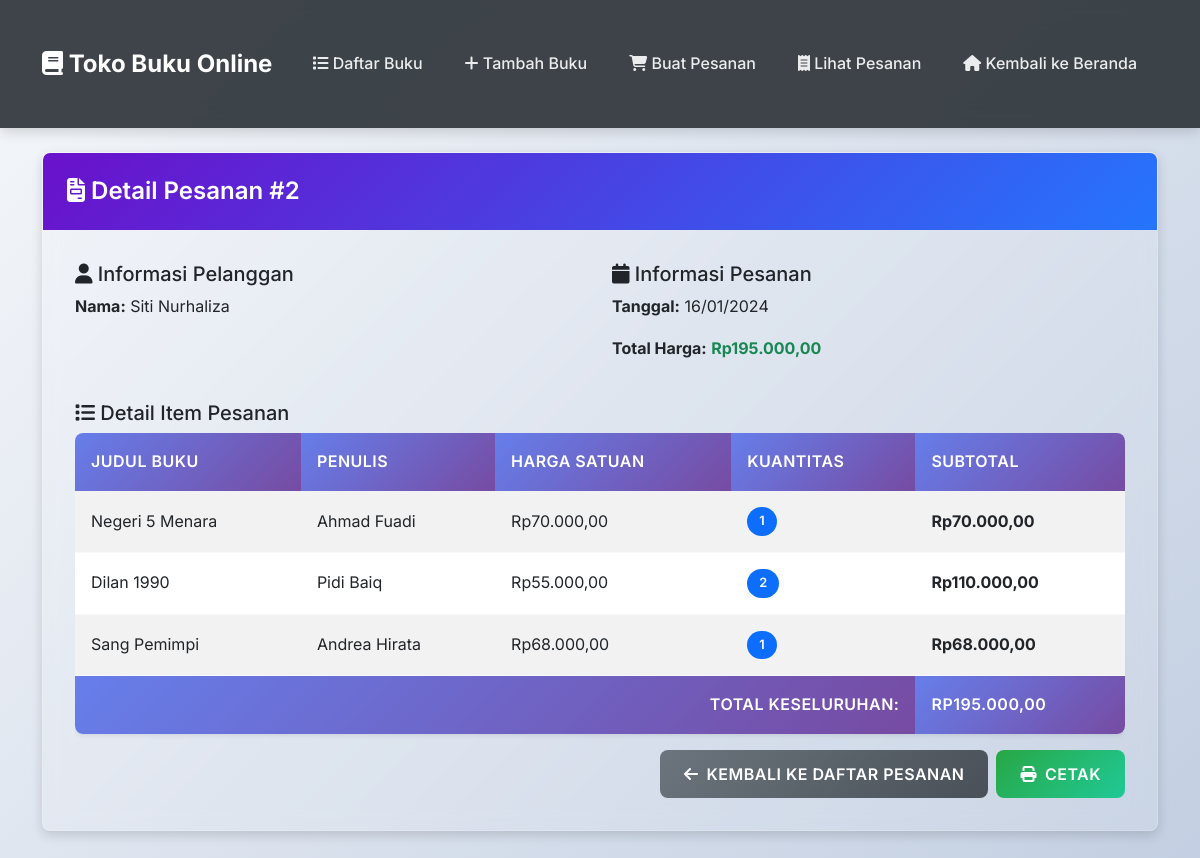
The page /detail_pesanan.php?id=2 on the database its author committed.
### tables this page shows
CREATE TABLE IF NOT EXISTS Pesanan (
    ID INT AUTO_INCREMENT PRIMARY KEY,
    Tanggal_Pesanan DATE NOT NULL,
    Pelanggan_ID INT NOT NULL,
    Total_Harga DECIMAL(10,2) DEFAULT 0,
    FOREIGN KEY (Pelanggan_ID) REFERENCES Pelanggan(ID) ON DELETE CASCADE
);

CREATE TABLE IF NOT EXISTS Pelanggan (
    ID INT AUTO_INCREMENT PRIMARY KEY,
    Nama VARCHAR(255) NOT NULL,
    Email VARCHAR(255) UNIQUE,
    Alamat TEXT,
    Telepon VARCHAR(20)
);

CREATE TABLE IF NOT EXISTS Detail_Pesanan (
    ID INT AUTO_INCREMENT PRIMARY KEY,
    Pesanan_ID INT NOT NULL,
    Buku_ID INT NOT NULL,
    Kuantitas INT NOT NULL,
    Harga_Per_Satuan DECIMAL(10,2) NOT NULL,
    FOREIGN KEY (Pesanan_ID) REFERENCES Pesanan(ID) ON DELETE CASCADE,
    FOREIGN KEY (Buku_ID) REFERENCES Buku(ID) ON DELETE CASCADE
);

CREATE TABLE IF NOT EXISTS Buku (
    ID INT AUTO_INCREMENT PRIMARY KEY,
    Judul VARCHAR(255) NOT NULL,
    Penulis VARCHAR(255) NOT NULL,
    Tahun_Terbit INT NOT NULL,
    Harga DECIMAL(10,2) NOT NULL,
    stok INT DEFAULT 0
);

### detail_pesanan.php (the view, shortened to what this page needs)
<?php
include 'koneksi_db.php';
$pesanan_id = $_GET['id'] ?? 0;
$query_pesanan = "
    SELECT Pesanan.ID, Pesanan.Tanggal_Pesanan, Pesanan.Total_Harga, Pelanggan.Nama
    FROM Pesanan
    JOIN Pelanggan ON Pesanan.Pelanggan_ID = Pelanggan.ID
    WHERE Pesanan.ID = ?
";
$stmt = $conn->prepare($query_pesanan);
$stmt->bind_param("i", $pesanan_id);
$stmt->execute();
$pesanan = $stmt->get_result()->fetch_assoc();
$query_detail = "
    SELECT Detail_Pesanan.*, Buku.Judul, Buku.Penulis
    FROM Detail_Pesanan
    JOIN Buku ON Detail_Pesanan.Buku_ID = Buku.ID
    WHERE Detail_Pesanan.Pesanan_ID = ?
";
$stmt = $conn->prepare($query_detail);
$stmt->bind_param("i", $pesanan_id);
$stmt->execute();
$detail_result = $stmt->get_result();
?>
<!DOCTYPE html>
<html lang="en">
<head>
    <link href="https://cdn.jsdelivr.net/npm/bootstrap@5.3.0/dist/css/bootstrap.min.css" rel="stylesheet">
    <link rel="stylesheet" href="https://cdnjs.cloudflare.com/ajax/libs/font-awesome/6.4.0/css/all.min.css">
    <link rel="stylesheet" href="styles.css">
</head>
<body>
    <?php include 'nav.php'; ?>
    <div class="container mt-4">
        <div class="row">
            <div class="col-12">
                <div class="card fade-in glass-effect">
                    <div class="card-header">
                        <h2 class="mb-0">
                            <i class="fas fa-file-invoice"></i> Detail Pesanan #<?= $pesanan['ID'] ?>
                        </h2>
                    </div>
                    <div class="card-body">
                        <div class="row mb-4">
                            <div class="col-md-6">
                                <h5><i class="fas fa-user"></i> Informasi Pelanggan</h5>
                                <p><strong>Nama:</strong> <?= htmlspecialchars($pesanan['Nama']) ?></p>
                            </div>
                            <div class="col-md-6">
                                <h5><i class="fas fa-calendar"></i> Informasi Pesanan</h5>
                                <p><strong>Tanggal:</strong>
                                    <?= date('d/m/Y', strtotime($pesanan['Tanggal_Pesanan'])) ?></p>
                                <p><strong>Total Harga:</strong>
                                    <span class="text-success fw-bold">
                                        Rp<?= number_format($pesanan['Total_Harga'], 2, ',', '.') ?>
                                    </span>
                                </p>
                            </div>
                        </div>
                        <h5><i class="fas fa-list"></i> Detail Item Pesanan</h5>
                        <div class="table-responsive">
                            <table class="table table-striped">
                                <thead>
                                    <tr>
                                        <th>Judul Buku</th>
                                        <th>Penulis</th>
                                        <th>Harga Satuan</th>
                                        <th>Kuantitas</th>
                                        <th>Subtotal</th>
                                    </tr>
                                </thead>
                                <tbody>
                                    <?php while ($detail = $detail_result->fetch_assoc()): ?>
                                        <tr>
                                            <td><?= htmlspecialchars($detail['Judul']) ?></td>
                                            <td><?= htmlspecialchars($detail['Penulis']) ?></td>
                                            <td>Rp<?= number_format($detail['Harga_Per_Satuan'], 2, ',', '.') ?></td>
                                            <td>
                                                <span class="badge bg-primary"><?= $detail['Kuantitas'] ?></span>
                                            </td>
                                            <td>
                                                <strong>
                                                    Rp<?= number_format($detail['Harga_Per_Satuan'] * $detail['Kuantitas'], 2, ',', '.') ?>
                                                </strong>
                                            </td>
                                        </tr>
                                    <?php endwhile; ?>
                                </tbody>
                                <tfoot>
                                    <tr class="table-success">
                                        <th colspan="4" class="text-end">Total Keseluruhan:</th>
                                        <th>Rp<?= number_format($pesanan['Total_Harga'], 2, ',', '.') ?></th>
                                    </tr>
                                </tfoot>
                            </table>
                        </div>
                        <div class="d-grid gap-2 d-md-flex justify-content-md-end">
                            <a href="lihat_transaksi.php" class="btn btn-secondary">
                                <i class="fas fa-arrow-left"></i> Kembali ke Daftar Pesanan
                            </a>
                            <button onclick="window.print()" class="btn btn-success">
                                <i class="fas fa-print"></i> Cetak
                            </button>
                        </div>
                    </div>
                </div>
            </div>
        </div>
    </div>
</body>
</html>

### styles.css (style rules this page uses)
:root { --primary-color: #2575fc; --secondary-color: #6a11cb; --success-color: #28a745; --warning-color: #ffc107; --danger-color: #dc3545; --info-color: #17a2b8; --dark-color: #343a40; --light-color: #f8f9fa; --gradient-primary: linear-gradient(135deg, #6a11cb 0%, #2575fc 100%); --gradient-secondary: linear-gradient(135deg, #667eea 0%, #764ba2 100%); --shadow-sm: 0 0.125rem 0.25rem rgba(0, 0, 0, 0.075); --shadow-md: 0 0.25rem 0.75rem rgba(0, 0, 0, 0.15); --shadow-lg: 0 0.5rem 1rem rgba(0, 0, 0, 0.25); --border-radius: 8px; --transition: all 0.3s ease; }
* { margin: 0; padding: 0; box-sizing: border-box; }
body { font-family: 'Inter', 'Segoe UI', Tahoma, Geneva, Verdana, sans-serif; line-height: 1.6; color: #333; background: linear-gradient(135deg, #f5f7fa 0%, #c3cfe2 100%); min-height: 100vh; }
.container { margin-top: 2rem; margin-bottom: 2rem; }
.card { border: none; border-radius: var(--border-radius); box-shadow: var(--shadow-md); transition: var(--transition); overflow: hidden; background: white; }
.card-header { background: var(--gradient-primary); border: none; padding: 1.5rem; color: white; }
.card-header h2 { margin: 0; font-weight: 600; font-size: 1.5rem; }
.card-body { padding: 2rem; }
.btn { border-radius: var(--border-radius); padding: 12px 24px; font-weight: 600; text-transform: uppercase; letter-spacing: 0.5px; transition: var(--transition); border: none; cursor: pointer; display: inline-flex; align-items: center; gap: 8px; }
.btn-success { background: linear-gradient(135deg, #28a745 0%, #20c997 100%); color: white; }
.btn-secondary { background: linear-gradient(135deg, #6c757d 0%, #495057 100%); color: white; }
.table { background: white; border-radius: var(--border-radius); overflow: hidden; box-shadow: var(--shadow-sm); }
.table th { background: var(--gradient-secondary); color: white; font-weight: 600; text-transform: uppercase; letter-spacing: 0.5px; border: none; padding: 1rem; }
.table td { padding: 1rem; vertical-align: middle; border-color: #f8f9fa; }
.table-striped tbody tr:nth-of-type(odd) { background-color: rgba(37, 117, 252, 0.03); }
.badge { padding: 8px 12px; border-radius: 20px; font-weight: 600; font-size: 0.8rem; }
.fade-in { animation: fadeIn 0.6s ease-in; }
.glass-effect { background: rgba(255, 255, 255, 0.1); backdrop-filter: blur(10px); border: 1px solid rgba(255, 255, 255, 0.2); }

### rows shown on the page
pesanan: ID "2", Pelanggan_ID.Nama "Siti Nurhaliza", Tanggal_Pesanan "16/01/2024", Total_Harga "195.000,00"
detail_pesanan: Buku_ID.Judul "Negeri 5 Menara", Buku_ID.Penulis "Ahmad Fuadi", Harga_Per_Satuan "70.000,00", Kuantitas "1", $detail['Harga_Per_Satuan'] * $detail['Kuantitas'] "70.000,00"
detail_pesanan: Buku_ID.Judul "Dilan 1990", Buku_ID.Penulis "Pidi Baiq", Harga_Per_Satuan "55.000,00", Kuantitas "2", $detail['Harga_Per_Satuan'] * $detail['Kuantitas'] "110.000,00"
detail_pesanan: Buku_ID.Judul "Sang Pemimpi", Buku_ID.Penulis "Andrea Hirata", Harga_Per_Satuan "68.000,00", Kuantitas "1", $detail['Harga_Per_Satuan'] * $detail['Kuantitas'] "68.000,00"
